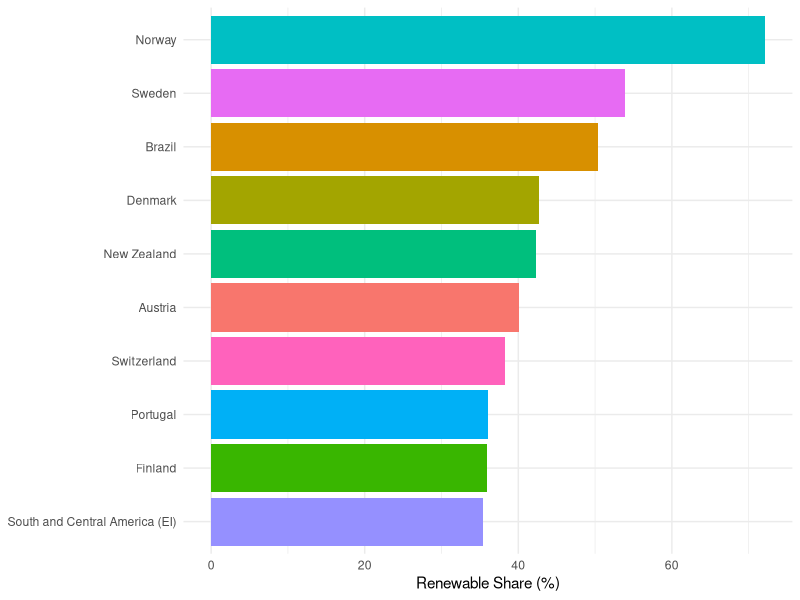
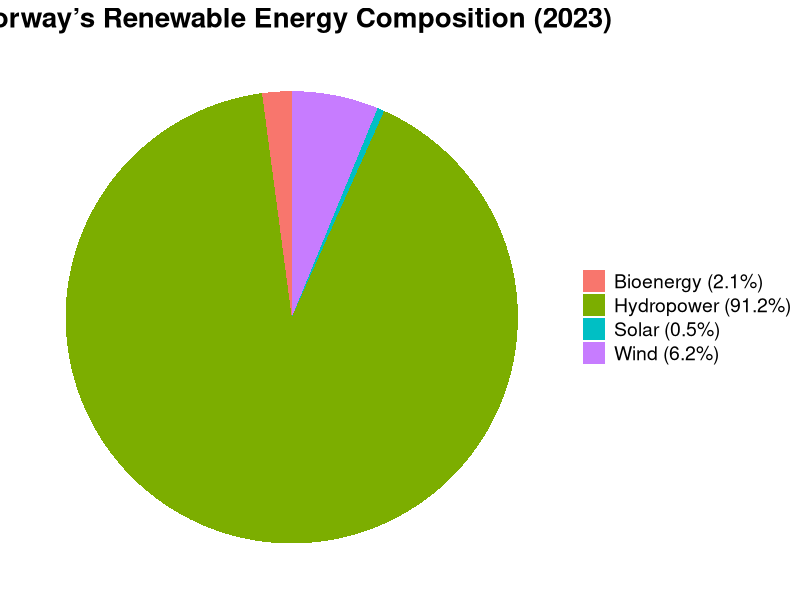
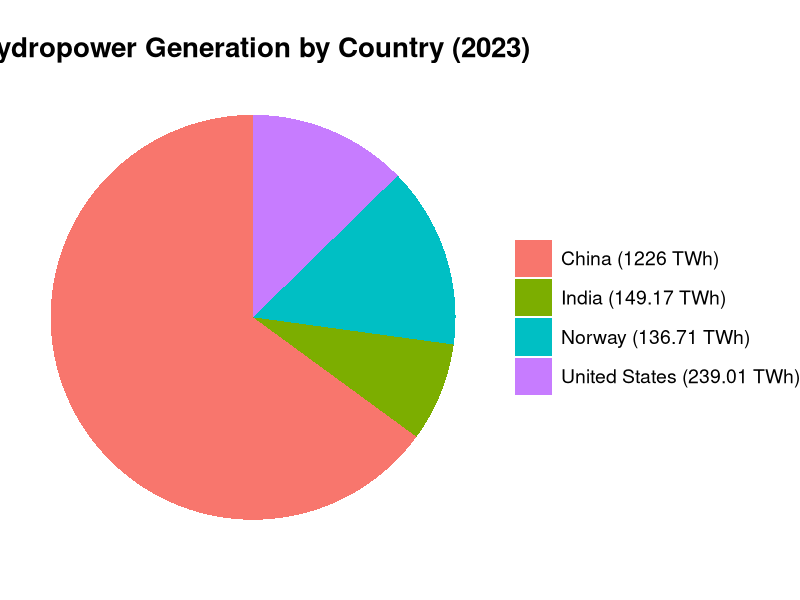
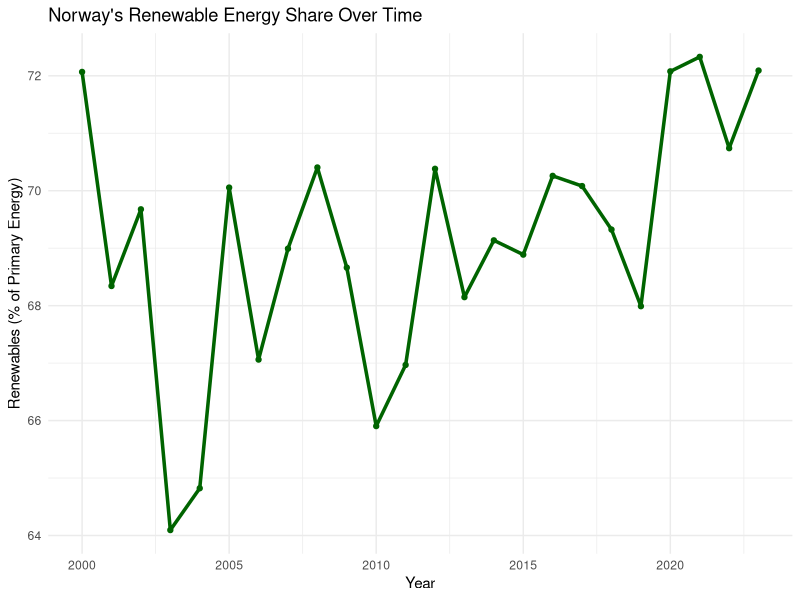
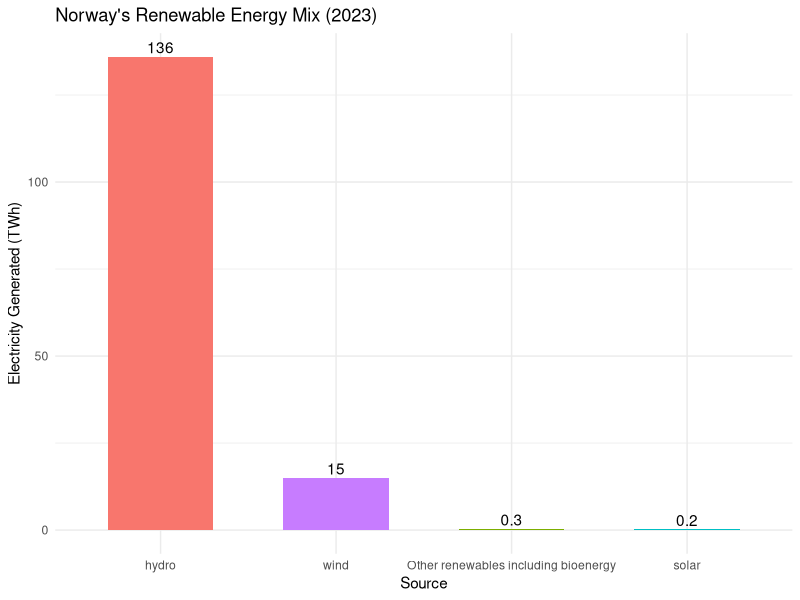

Source code (R) for these figures, in order:
## ---- chunk 1
library(ggplot2)
library(readr)
library(tidyverse)

data <- read_csv("renewable-share-energy.csv")

top10_clean <- data %>%
  filter(Year == 2023, 
         !Entity %in% c("World", "Africa", "Asia", "Europe", "Oceania", 
                        "North America", "South America", "Eastern Africa (EI)")) %>%
  arrange(desc(`Renewables (% equivalent primary energy)`)) %>%
  slice(1:10)

ggplot(top10_clean, aes(x = reorder(Entity, `Renewables (% equivalent primary energy)`), 
                        y = `Renewables (% equivalent primary energy)`, fill = Entity)) +
  geom_col() +
  coord_flip() +
  labs(x = NULL, y = "Renewable Share (%)") +
  theme_minimal() +
  theme(legend.position = "none")
## ---- chunk 2
df <- data.frame(
  source = c("Hydropower", "Wind", "Bioenergy", "Solar"),
  share = c(91.2, 6.2, 2.1, 0.5)
)

df$source_label <- paste0(df$source, " (", df$share, "%)")

ggplot(df, aes(x = "", y = share, fill = source_label)) +
  geom_col(width = 1) +
  coord_polar(theta = "y") +
  theme_void() +
  labs(title = "Norway’s Renewable Energy Composition (2023)") +
  theme(
    plot.title = element_text(size = 20, face = "bold", hjust = 0.5),
    legend.title = element_blank(), 
    legend.text = element_text(size = 14)  
  )
## ---- chunk 3
library(readr)
library(dplyr)
library(ggplot2)

hydro_data <- read_csv("hydropower-consumption.csv")

hydro_2023 <- hydro_data %>%
  filter(Year == 2023) %>%
  select(Entity, `Electricity from hydro - TWh`) %>%
  rename(Country = Entity, Hydro_TWh = `Electricity from hydro - TWh`) %>%
  arrange(desc(Hydro_TWh)) %>%
  slice(1:4) %>%
  bind_rows(hydro_data %>% filter(Year == 2023, Entity == "Norway") %>%
              select(Entity, `Electricity from hydro - TWh`) %>%
              rename(Country = Entity, Hydro_TWh = `Electricity from hydro - TWh`))

hydro_2023 <- hydro_2023 %>%
  mutate(label = paste0(Country, " (", round(Hydro_TWh, 2), " TWh)"))

ggplot(hydro_2023, aes(x = "", y = Hydro_TWh, fill = label)) +
  geom_col(width = 1) +
  coord_polar(theta = "y") +
  theme_void() +
  labs(title = "Hydropower Generation by Country (2023)") +
  theme(
    plot.title = element_text(size = 20, face = "bold", hjust = 0.5),
    legend.title = element_blank(),
    legend.text = element_text(size = 14),
    legend.key.size = unit(1, "cm")
  )
## ---- chunk 4
norway_trend <- data %>%
  filter(Entity == "Norway", Year >= 2000) %>%
  select(Year, `Renewables (% equivalent primary energy)`)

ggplot(norway_trend, aes(x = Year, y = `Renewables (% equivalent primary energy)`)) +
  geom_line(color = "darkgreen", size = 1.2) +
  geom_point(color = "darkgreen") +
  labs(title = "Norway's Renewable Energy Share Over Time",
       x = "Year", y = "Renewables (% of Primary Energy)") +
  theme_minimal()
## ---- chunk 5
library(readr)
library(dplyr)
library(tidyr)
library(ggplot2)
library(stringr)

norway_prod <- read_csv("modern-renewable-prod.csv")

norway_2023 <- norway_prod %>%
  filter(Entity == "Norway", Year == 2023) %>%
  select(
    `Electricity from wind - TWh`,
    `Electricity from hydro - TWh`,
    `Electricity from solar - TWh`,
    `Other renewables including bioenergy - TWh`
  ) %>%
  pivot_longer(everything(), names_to = "Source", values_to = "TWh") %>%
  mutate(Source = str_replace(Source, "Electricity from ", ""),
         Source = str_replace(Source, " - TWh", ""))

ggplot(norway_2023, aes(x = reorder(Source, -TWh), y = TWh, fill = Source)) +
  geom_bar(stat = "identity", width = 0.6) +
  geom_text(aes(label = round(TWh, 1)), vjust = -0.3) +
  labs(
    title = "Norway's Renewable Energy Mix (2023)",
    x = "Source",
    y = "Electricity Generated (TWh)"
  ) +
  theme_minimal() +
  theme(legend.position = "none")

